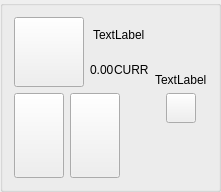
           <widget class="QGroupBox" name="groupBox_2">
            <property name="maximumSize">
             <size>
              <width>220</width>
              <height>16777215</height>
             </size>
            </property>
            <layout class="QHBoxLayout" name="horizontalLayout_50">
             <item>
              <layout class="QVBoxLayout" name="verticalLayout_15">
               <item>
                <layout class="QHBoxLayout" name="horizontalLayout_29">
                 <item>
                  <widget class="QPushButton" name="icon_player3">
                   <property name="minimumSize">
                    <size>
                     <width>70</width>
                     <height>70</height>
                    </size>
                   </property>
                   <property name="maximumSize">
                    <size>
                     <width>70</width>
                     <height>70</height>
                    </size>
                   </property>
                   <property name="text">
                    <string/>
                   </property>
                  </widget>
                 </item>
                 <item>
                  <layout class="QVBoxLayout" name="verticalLayout_16">
                   <property name="spacing">
                    <number>0</number>
                   </property>
                   <item>
                    <layout class="QHBoxLayout" name="horizontalLayout_30">
                     <item>
                      <spacer name="horizontalSpacer_31">
                       <property name="orientation">
                        <enum>Qt::Horizontal</enum>
                       </property>
                       <property name="sizeHint" stdset="0">
                        <size>
                         <width>40</width>
                         <height>20</height>
                        </size>
                       </property>
                      </spacer>
                     </item>
                     <item>
                      <widget class="QLabel" name="label_26">
                       <property name="text">
                        <string>TextLabel</string>
                       </property>
                      </widget>
                     </item>
                     <item>
                      <spacer name="horizontalSpacer_32">
                       <property name="orientation">
                        <enum>Qt::Horizontal</enum>
                       </property>
                       <property name="sizeHint" stdset="0">
                        <size>
                         <width>40</width>
                         <height>20</height>
                        </size>
                       </property>
                      </spacer>
                     </item>
                    </layout>
                   </item>
                   <item>
                    <layout class="QHBoxLayout" name="horizontalLayout_31">
                     <item>
                      <spacer name="horizontalSpacer_33">
                       <property name="orientation">
                        <enum>Qt::Horizontal</enum>
                       </property>
                       <property name="sizeHint" stdset="0">
                        <size>
                         <width>40</width>
                         <height>20</height>
                        </size>
                       </property>
                      </spacer>
                     </item>
                     <item>
                      <widget class="QLabel" name="label_27">
                       <property name="text">
                        <string>0.00</string>
                       </property>
                      </widget>
                     </item>
                     <item>
                      <widget class="QLabel" name="label_28">
                       <property name="text">
                        <string>CURR</string>
                       </property>
                      </widget>
                     </item>
                     <item>
                      <spacer name="horizontalSpacer_34">
                       <property name="orientation">
                        <enum>Qt::Horizontal</enum>
                       </property>
                       <property name="sizeHint" stdset="0">
                        <size>
                         <width>40</width>
                         <height>20</height>
                        </size>
                       </property>
                      </spacer>
                     </item>
                    </layout>
                   </item>
                  </layout>
                 </item>
                </layout>
               </item>
               <item>
                <layout class="QHBoxLayout" name="horizontalLayout_18">
                 <item>
                  <widget class="QPushButton" name="pushButton_22">
                   <property name="minimumSize">
                    <size>
                     <width>50</width>
                     <height>85</height>
                    </size>
                   </property>
                   <property name="text">
                    <string/>
                   </property>
                  </widget>
                 </item>
                 <item>
                  <widget class="QPushButton" name="pushButton_23">
                   <property name="minimumSize">
                    <size>
                     <width>50</width>
                     <height>85</height>
                    </size>
                   </property>
                   <property name="text">
                    <string/>
                   </property>
                  </widget>
                 </item>
                 <item>
                  <spacer name="horizontalSpacer_35">
                   <property name="orientation">
                    <enum>Qt::Horizontal</enum>
                   </property>
                   <property name="sizeHint" stdset="0">
                    <size>
                     <width>40</width>
                     <height>20</height>
                    </size>
                   </property>
                  </spacer>
                 </item>
                </layout>
               </item>
              </layout>
             </item>
             <item>
              <layout class="QVBoxLayout" name="verticalLayout_25">
               <item>
                <spacer name="verticalSpacer_10">
                 <property name="orientation">
                  <enum>Qt::Vertical</enum>
                 </property>
                 <property name="sizeHint" stdset="0">
                  <size>
                   <width>20</width>
                   <height>40</height>
                  </size>
                 </property>
                </spacer>
               </item>
               <item>
                <layout class="QVBoxLayout" name="verticalLayout_29">
                 <item>
                  <layout class="QHBoxLayout" name="horizontalLayout_64">
                   <item>
                    <widget class="QLabel" name="label_45">
                     <property name="text">
                      <string>TextLabel</string>
                     </property>
                    </widget>
                   </item>
                  </layout>
                 </item>
                 <item>
                  <layout class="QHBoxLayout" name="horizontalLayout_65">
                   <item>
                    <widget class="QPushButton" name="pushButton_45">
                     <property name="minimumSize">
                      <size>
                       <width>30</width>
                       <height>30</height>
                      </size>
                     </property>
                     <property name="maximumSize">
                      <size>
                       <width>30</width>
                       <height>30</height>
                      </size>
                     </property>
                     <property name="text">
                      <string/>
                     </property>
                    </widget>
                   </item>
                  </layout>
                 </item>
                </layout>
               </item>
               <item>
                <spacer name="verticalSpacer_11">
                 <property name="orientation">
                  <enum>Qt::Vertical</enum>
                 </property>
                 <property name="sizeHint" stdset="0">
                  <size>
                   <width>20</width>
                   <height>40</height>
                  </size>
                 </property>
                </spacer>
               </item>
              </layout>
             </item>
            </layout>
           </widget>
